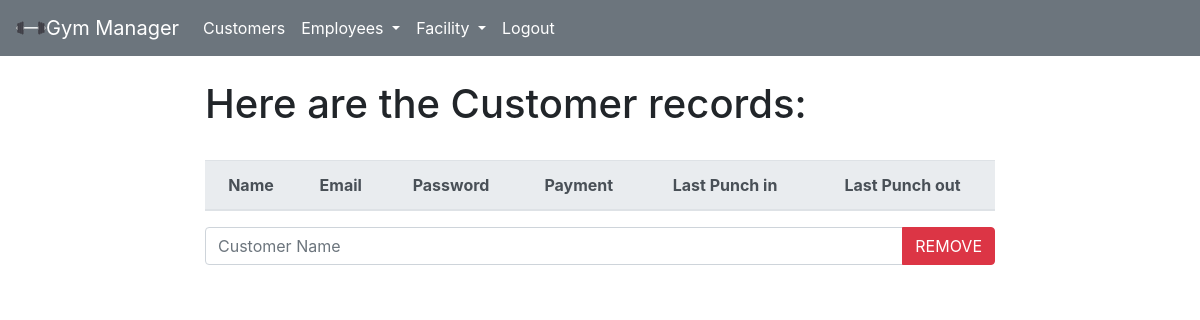
The page /work/customers/ on the database as committed earlier.
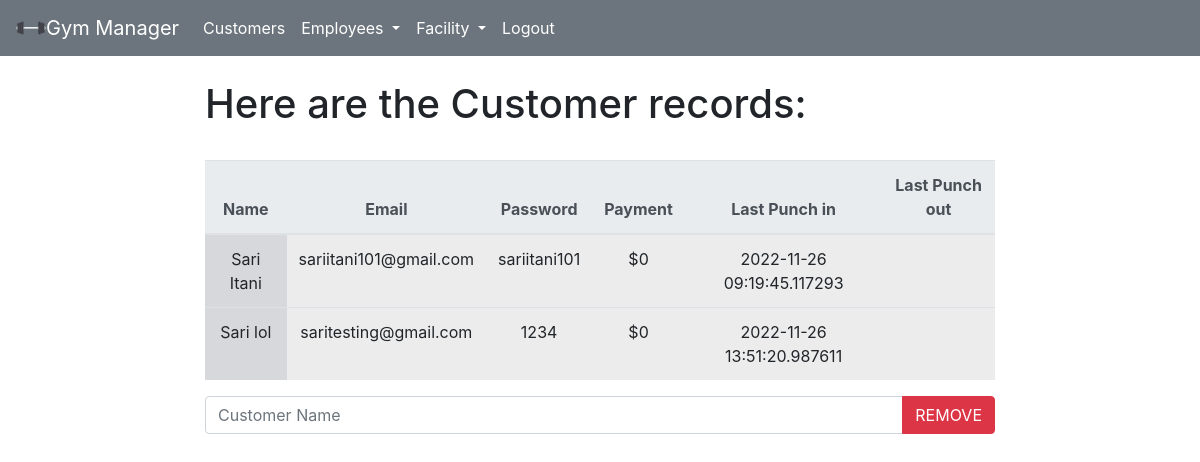
The same page on the database as committed later.
### workers/models.py (models this page shows, shortened)
class Customers(models.Model):
    Customer = models.ForeignKey(Customer, on_delete=models.CASCADE)
    name = models.CharField(max_length=50, unique=True)
    gender = models.CharField(max_length=10)
    email = models.EmailField()
    password = models.CharField(max_length=160)
    bill = models.IntegerField()
    Punch_in = models.CharField(max_length=50)
    Punch_out = models.CharField(max_length=50)

### workers/views.py (the view)
# urls.py: path('customers/', customers, name='customers'),
def customers(response):
    data = Customers.objects.all()
    if response.method == "POST":
        print(response.POST)
        if response.POST.get("remove"):
            n = response.POST.get("name")
            entry = Customers.objects.get(name=n)
            entry.delete()
    return render(response, "workers/customers.html", {"data":data})

### workers/templates/workers/customers.html (shortened to what this page needs)
{% extends 'workers/base.html' %}
{% block content %}
<h1>Here are the Customer records:</h1>
<br>
<table class="table table-hover">
    <thead class="thead-light">
        <tr class="text-center">
            <th>Name</th>
            <th>Email</th>
            <th>Password</th>
            <th>Payment</th>
            <th>Last Punch in</th>
            <th>Last Punch out</th>
        </tr>
    </thead>
    <tbody>
        {% for e in data %}
        <tr class="text-center">
            <td class="table-secondary">{{e.name}}</td>
            <td class="table-active">{{e.email}}</td>
            <td class="table-active">{{e.password}}</td>
            <td class="table-active">${{e.bill}}</td>
            <td class="table-active">{{e.Punch_in}}</td>
            <td class="table-active">{{e.Punch_out}}</td>
        </tr>
      {%endfor%}
    </tbody>
</table>
<form method="POST">
    <div class="input-group mb-3">
        <input type="text" class="form-control" placeholder="Customer Name" name="name">
        <div class="input-group-append">
            <button class="btn btn-danger" type="submit" value="remove" name="remove">REMOVE</button>
        </div>
    </div>
</form>
{% endblock %}

Rows that differ between the two databases and show on the page:
added Customers: name "Sari Itani", email "sariitani101@gmail.com", password "sariitani101", bill "0", Punch_in "2022-11-26 09:19:45.117293"
added Customers: name "Sari lol", email "saritesting@gmail.com", password "1234", bill "0", Punch_in "2022-11-26 13:51:20.987611"
